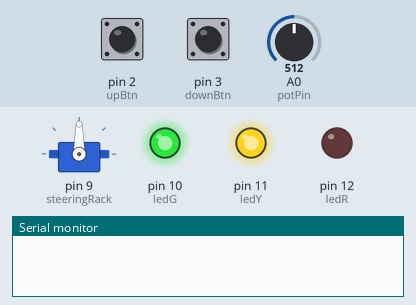
Bench run of a sketch on a simulated Arduino Uno, built with avr-gcc and run on an emulated ATmega328P. Parts: servo, output pins drawn as LEDs (lit = HIGH), the last lines printed to the serial monitor. Inputs (shaded band) come from the test bench; at power-on: pin 2 (upBtn) LOW, A0 (potPin) = 512, pin 3 (downBtn) LOW.

Above: at 1.2 s.
1.3 s: pin 2 (upBtn) pulled HIGH for 0.15 s
At 3.2 s:
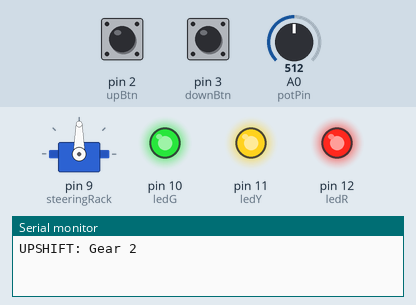
3.8 s: A0 (potPin) set to 716
At 5.0 s:
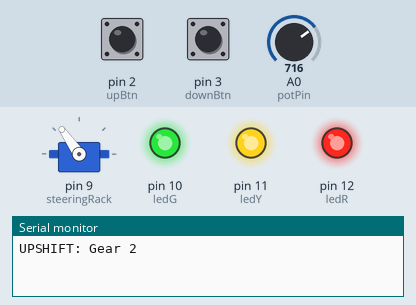
5.3 s: pin 3 (downBtn) pulled HIGH for 0.15 s
At 5.66 s:
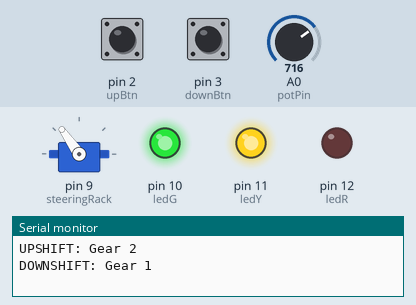
7.2 s: A0 (potPin) set to 900
At 8.4 s:
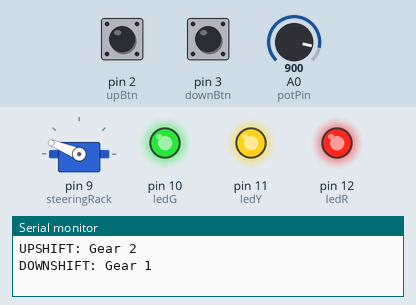
8.7 s: pin 2 (upBtn) pulled HIGH for 1 s
At 9.7 s:
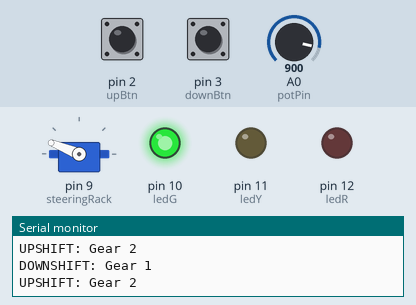
12.5 s: A0 (potPin) set to 1023
At 13.8 s:
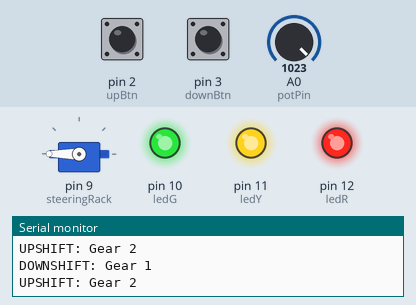
Timing chart, 0 to 15.0 s (numbered marks = the images above; inputs shaded):
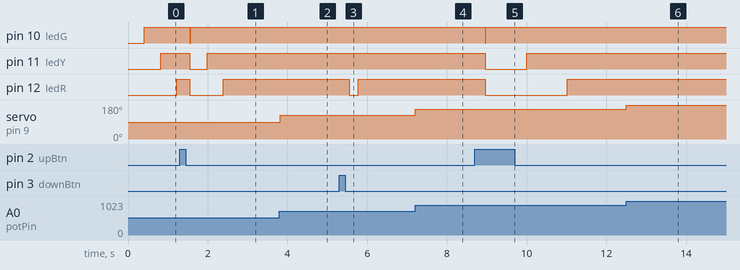

The sketch:

serpot.ino
```cpp
#include <Servo.h>

Servo steeringRack;
const int potPin = A0;
const int upBtn = 2;
const int downBtn = 3;
const int ledG = 10, ledY = 11, ledR = 12;

int gear = 1;
float rpm = 0;
unsigned long lastUpdate = 0;

void setup() {
  steeringRack.attach(9);
  pinMode(upBtn, INPUT);   // Use external 10k resistor to GND
  pinMode(downBtn, INPUT); // Use external 10k resistor to GND
  pinMode(ledG, OUTPUT); pinMode(ledY, OUTPUT); pinMode(ledR, OUTPUT);
  Serial.begin(9600);
}

void loop() {
  int potVal = analogRead(potPin);

  // 1. Steering (Active regardless of gear)
  steeringRack.write(map(potVal, 0, 1023, 0, 180));

  // 2. RPM Logic (Speed depends on Pot center-offset)
  // Straighter wheel = Faster RPM climb
  int steeringStrain = abs(potVal - 512);
  float rpmGain = map(steeringStrain, 0, 512, 15, 2) / 10.0;

  if (gear < 8) rpm += rpmGain;
  if (rpm > 100) rpm = 100; // Redline hit

  // 3. Manual Shifting
  if (digitalRead(upBtn) == HIGH) {
    if (gear < 8 && rpm > 70) { // Can only upshift at high RPM
      gear++;
      rpm = 30; // RPM drops after shift
      Serial.print("UPSHIFT: Gear "); Serial.println(gear);
      delay(250); // Debounce
    }
  }

  if (digitalRead(downBtn) == HIGH) {
    if (gear > 1) {
      gear--;
      rpm = 80; // RPM spikes after downshift
      Serial.print("DOWNSHIFT: Gear "); Serial.println(gear);
      delay(250); // Debounce
    }
  }

  // 4. LED Output
  digitalWrite(ledG, (rpm > 30));
  digitalWrite(ledY, (rpm > 60));
  digitalWrite(ledR, (rpm > 90));

  delay(20);
}
```

Measured:
- after the input at 1.3 s, pin 10 (ledG): HIGH → LOW after 0.25 s, → HIGH 0.02 s later; pin 11 (ledY): HIGH → LOW after 0.25 s, → HIGH 0.43 s later; pin 12 (ledR): HIGH → LOW after 0.25 s, → HIGH 0.83 s later
- after the input at 3.8 s, servo on pin 9 (steeringRack): 90° → 125° at once
- after the input at 5.3 s, pin 12 (ledR): HIGH → LOW after 0.25 s, → HIGH 0.22 s later
- after the input at 7.2 s, servo on pin 9 (steeringRack): 125° → 158° at once
- after the input at 8.7 s, pin 10 (ledG): HIGH → LOW after 0.26 s, → HIGH 0.02 s later; pin 11 (ledY): HIGH → LOW after 0.26 s, → HIGH 1.0 s later; pin 12 (ledR): HIGH → LOW after 0.26 s, → HIGH 2.1 s later
- after the input at 12.5 s, servo on pin 9 (steeringRack): 158° → 180° at once
